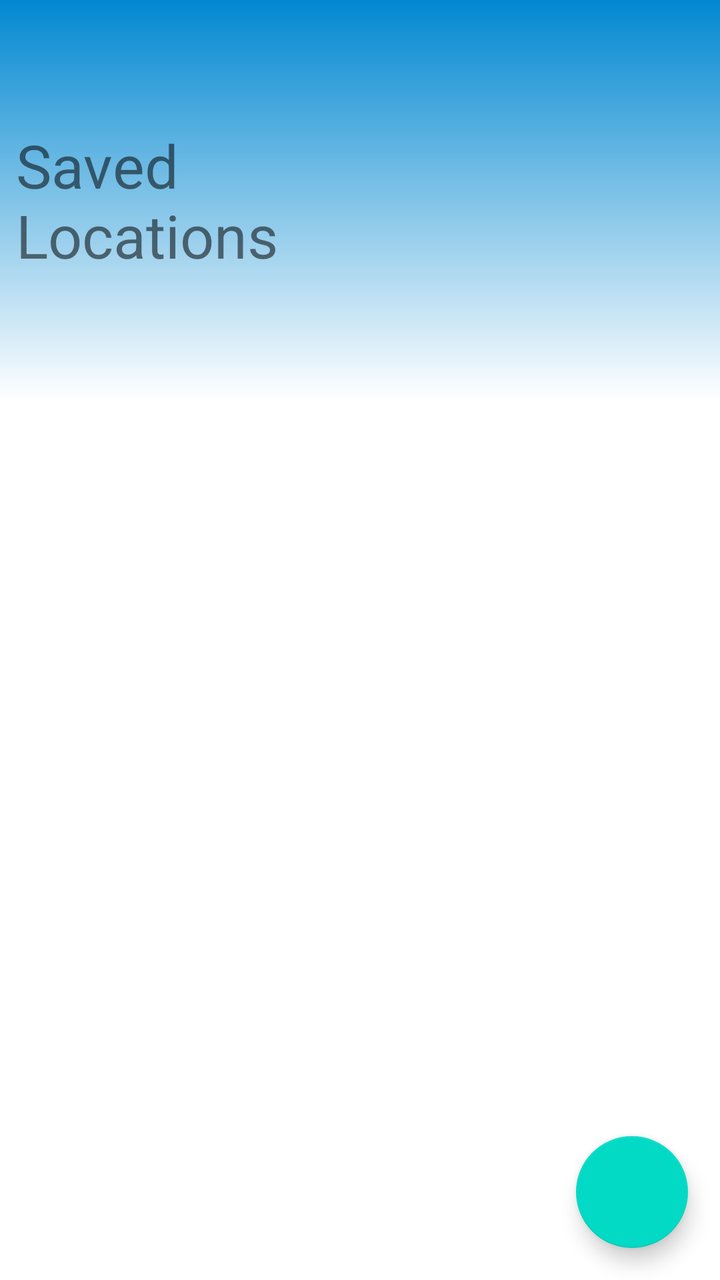
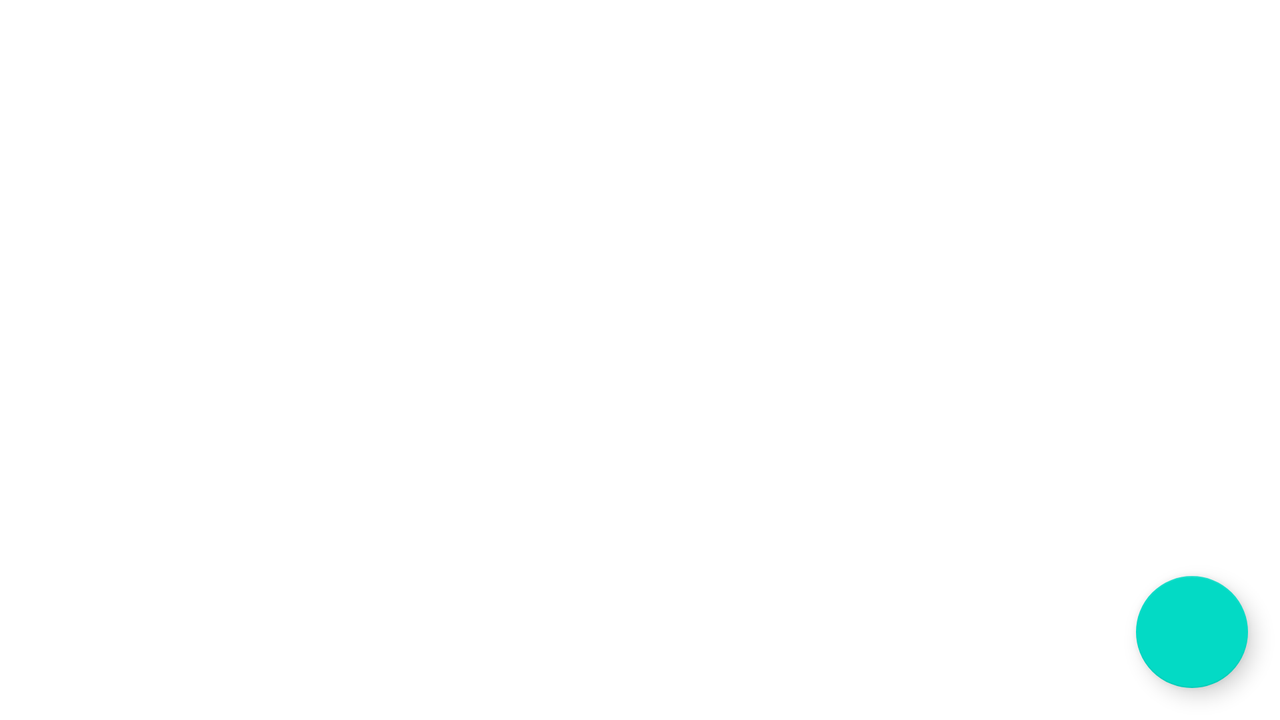

Compare how this app lays out the same screen by default and in its alternative resource folder. The renders come first, then the two layout files and the values they reference.
<!-- AndroidManifest.xml: application theme Theme.PhotographyLocationLogger -->
<!-- res/layout/fragment_saved_locations.xml -->
<?xml version="1.0" encoding="utf-8"?>
<androidx.constraintlayout.widget.ConstraintLayout
    xmlns:android="http://schemas.android.com/apk/res/android"
    android:layout_width="match_parent"
    android:layout_height="match_parent"
    xmlns:app="http://schemas.android.com/apk/res-auto">

    <ImageView
        android:id="@+id/saved_locations_banner"
        android:layout_width="0dp"
        android:layout_height="200dp"
        app:layout_constraintEnd_toEndOf="parent"
        app:layout_constraintWidth_percent="1"
        app:layout_constraintStart_toStartOf="parent"
        app:layout_constraintTop_toTopOf="parent"
        app:srcCompat="@drawable/blue_gradient_light" />

    <TextView
        android:id="@+id/saved_locations_title"
        android:layout_width="0dp"
        android:layout_height="0dp"
        android:layout_marginStart="8dp"
        android:gravity="center_vertical"
        android:text="@string/menu_saved_locations"
        android:textSize="30sp"
        app:layout_constraintBottom_toBottomOf="@+id/saved_locations_banner"
        app:layout_constraintStart_toStartOf="@+id/saved_locations_banner"
        app:layout_constraintTop_toTopOf="@+id/saved_locations_banner"
        app:layout_constraintWidth_percent="0.6" />

    <ImageView
        android:id="@+id/saved_locations_icon"
        android:layout_width="0dp"
        android:layout_height="0dp"
        android:layout_marginStart="8dp"
        android:layout_marginEnd="8dp"
        app:layout_constraintBottom_toBottomOf="@+id/saved_locations_banner"
        app:layout_constraintEnd_toEndOf="@+id/saved_locations_banner"
        app:layout_constraintStart_toEndOf="@+id/saved_locations_title"
        app:layout_constraintTop_toTopOf="@+id/saved_locations_banner"
        app:srcCompat="@drawable/ic_saved"
        android:contentDescription="@string/saved_locations_icon_content_description" />

    <FrameLayout
        android:layout_width="match_parent"
        android:layout_height="0dp"
        app:layout_constraintBottom_toBottomOf="parent"
        app:layout_constraintLeft_toLeftOf="parent"
        app:layout_constraintRight_toRightOf="parent"
        app:layout_constraintTop_toBottomOf="@id/saved_locations_banner">

        <ListView
            android:id="@+id/saved_locations_list_view"
            android:layout_width="match_parent"
            android:layout_height="match_parent"
            android:layout_marginTop="8dp"
            android:layout_marginStart="16dp"
            android:layout_marginEnd="16dp"
            android:divider="@android:color/transparent"/>
    </FrameLayout>

    <com.google.android.material.floatingactionbutton.FloatingActionButton
        android:id="@+id/saved_locations_notifications_fab"
        android:layout_width="wrap_content"
        android:layout_height="wrap_content"
        android:layout_margin="@dimen/fab_margin"
        android:src="@drawable/ic_notifications_active"
        app:layout_constraintBottom_toBottomOf="parent"
        app:layout_constraintEnd_toEndOf="parent"
        android:contentDescription="@string/saved_locations_notifications_fab_content_description" />

</androidx.constraintlayout.widget.ConstraintLayout>
<!-- resources referenced by this layout -->
<resources>
  <dimen name="fab_margin">16dp</dimen>
  <!-- drawable blue_gradient_light (drawable) -->
  <?xml version="1.0" encoding="utf-8"?>
  <shape xmlns:android="http://schemas.android.com/apk/res/android">
  
      <gradient android:startColor="#0288D1"
          android:angle="270"
          android:endColor="@color/white"/>
  
  </shape>
  <string name="menu_saved_locations">Saved Locations</string>
  <string name="saved_locations_icon_content_description">Saved Locations Screen Icon</string>
  <string name="saved_locations_notifications_fab_content_description">Saved Locations Screen Set Notifications Floating Action Button</string>
  <style name="Theme.PhotographyLocationLogger" parent="Theme.MaterialComponents.DayNight.DarkActionBar">
          
          
          
          <item name="colorSecondary">@color/teal_200</item>
          <item name="colorSecondaryVariant">@color/teal_700</item>
          <item name="colorOnSecondary">@color/black</item>
  
          
          <item name="android:statusBarColor">#0288D1</item>
          <item name="colorAccent">@android:color/white</item>
          <item name="listPopupWindowStyle">@style/PopupListStyle</item>
  
          <item name="android:actionBarStyle">@style/ActionBar</item>
      </style>
  <color name="white">#FFFFFFFF</color>
  <color name="teal_200">#FF03DAC5</color>
  <color name="teal_700">#FF018786</color>
  <color name="black">#FF000000</color>
  <style name="PopupListStyle" parent="@style/Widget.AppCompat.Light.ListPopupWindow">
          <item name="android:popupBackground">@color/purple_500</item>
      </style>
  <style name="ActionBar" parent="@android:style/Widget.Holo.Light.ActionBar">
          <item name="android:background">#0288D1</item>
      </style>
  <color name="purple_500">#FF6200EE</color>
</resources>
<!-- res/layout-land/fragment_saved_locations.xml (the repository's variant of the layout above) -->
<!-- drawn on the phone turned sideways -->
<?xml version="1.0" encoding="utf-8"?>
<androidx.constraintlayout.widget.ConstraintLayout xmlns:android="http://schemas.android.com/apk/res/android"
    android:layout_width="match_parent"
    android:layout_height="match_parent"
    xmlns:app="http://schemas.android.com/apk/res-auto">

    <FrameLayout
        android:layout_width="match_parent"
        android:layout_height="0dp"
        app:layout_constraintBottom_toBottomOf="parent"
        app:layout_constraintLeft_toLeftOf="parent"
        app:layout_constraintRight_toRightOf="parent"
        app:layout_constraintTop_toTopOf="parent">

        <ListView
            android:id="@+id/saved_locations_list_view"
            android:layout_width="match_parent"
            android:layout_height="match_parent"
            android:layout_marginTop="8dp"
            android:layout_marginStart="16dp"
            android:layout_marginEnd="16dp"/>
    </FrameLayout>

    <com.google.android.material.floatingactionbutton.FloatingActionButton
        android:id="@+id/saved_locations_notifications_fab"
        android:layout_width="wrap_content"
        android:layout_height="wrap_content"
        android:layout_margin="@dimen/fab_margin"
        android:src="@drawable/ic_notifications_active"
        app:layout_constraintBottom_toBottomOf="parent"
        app:layout_constraintEnd_toEndOf="parent"
        android:contentDescription="@string/saved_locations_notifications_fab_content_description" />

</androidx.constraintlayout.widget.ConstraintLayout>
<!-- resources referenced by the variant -->
<!-- as the phone turned sideways resolves them -->
<resources>
  <dimen name="fab_margin">16dp</dimen>
  <string name="saved_locations_notifications_fab_content_description">Saved Locations Screen Set Notifications Floating Action Button</string>
  <style name="Theme.PhotographyLocationLogger" parent="Theme.MaterialComponents.DayNight.DarkActionBar">
          
          
          
          <item name="colorSecondary">@color/teal_200</item>
          <item name="colorSecondaryVariant">@color/teal_700</item>
          <item name="colorOnSecondary">@color/black</item>
  
          
          <item name="android:statusBarColor">#0288D1</item>
          <item name="colorAccent">@android:color/white</item>
          <item name="listPopupWindowStyle">@style/PopupListStyle</item>
  
          <item name="android:actionBarStyle">@style/ActionBar</item>
      </style>
  <color name="teal_200">#FF03DAC5</color>
  <color name="teal_700">#FF018786</color>
  <color name="black">#FF000000</color>
  <style name="PopupListStyle" parent="@style/Widget.AppCompat.Light.ListPopupWindow">
          <item name="android:popupBackground">@color/purple_500</item>
      </style>
  <style name="ActionBar" parent="@android:style/Widget.Holo.Light.ActionBar">
          <item name="android:background">#0288D1</item>
      </style>
  <color name="purple_500">#FF6200EE</color>
</resources>
